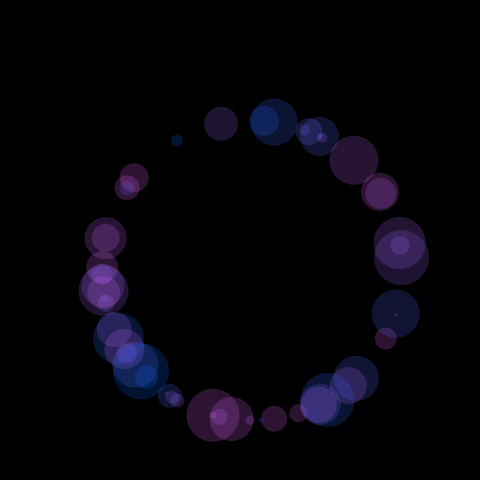
Frame 1 (no input)
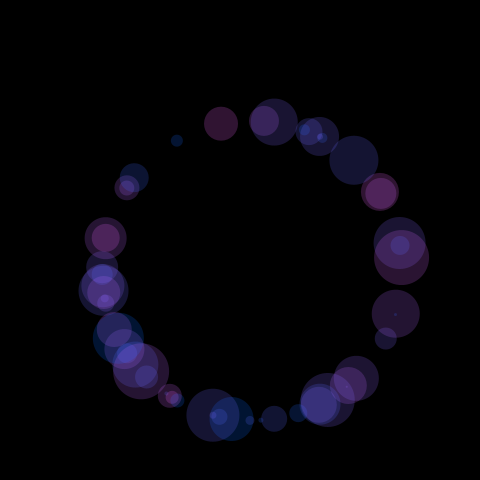
Frame 60 (the mouse pressed at the canvas centre just before this capture)
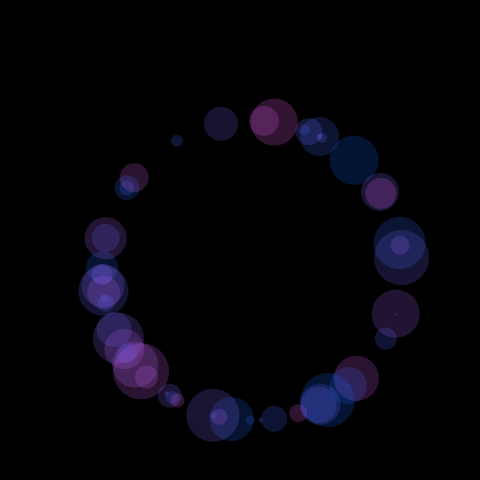
Frame 120 (the mouse held since frame 60 and released just before this capture)

The Processing sketch that drew these frames (run headless with seeded random() and noise(); from frame 60 on, the mouse is pressed at the canvas centre):

// Processing sketch: processing_76518
// ── processing_76518.pde

jitterBug[] bugs = new jitterBug[55]; //declare object
float v = 0.0;
float n = noise(v) * 10.0;

void setup()
    {

    size(480, 480);
    smooth();
    noiseSeed(0);
    //create object and pass in parameters
for (int i =0;i<bugs.length;i++)
    {
     v = v + 0.1;
    float x = random(width);
    float y = random(height); //replacing the initial value declared in constructor
    float z = random(100);
     int r=i+2;
   
    bugs [i] = new jitterBug( x,y,r,z );
    }
    }
void draw()
{
  background(0);
  
    for (int i = 0;i<bugs.length; i++)
      {
       
         bugs[i].move();
         bugs[i].display();
      }
}
class jitterBug
{

    int diameter;
    //float speed = 2.5;
    //float angle = 0.0;
    float scalar = 150;
    float offset = width/2;
    float x;
    float y;
    float z;
    float v=0.0;
    //constructor: assign the initial values to the fields when an object is created.
    jitterBug (float tempX, float tempY, int tempDiameter,float nAngle)
    {
    this.x=tempX;
    this.y=tempY;
    diameter = tempDiameter;
    this.z = nAngle;
    }
     
 
void move()
{
      
      x=offset+n + cos (z)*scalar+n;
      y=offset+n*0.01 + sin (z)*scalar+n*0.01;

}
 
void display()
{
 noStroke();
fill(random(255),100,255,50);
//for (int i=0; i<width;i=i+4)
//{

   ellipse (x,y+n*5,diameter, diameter);
 
//}
//angle += speed;
}

}
